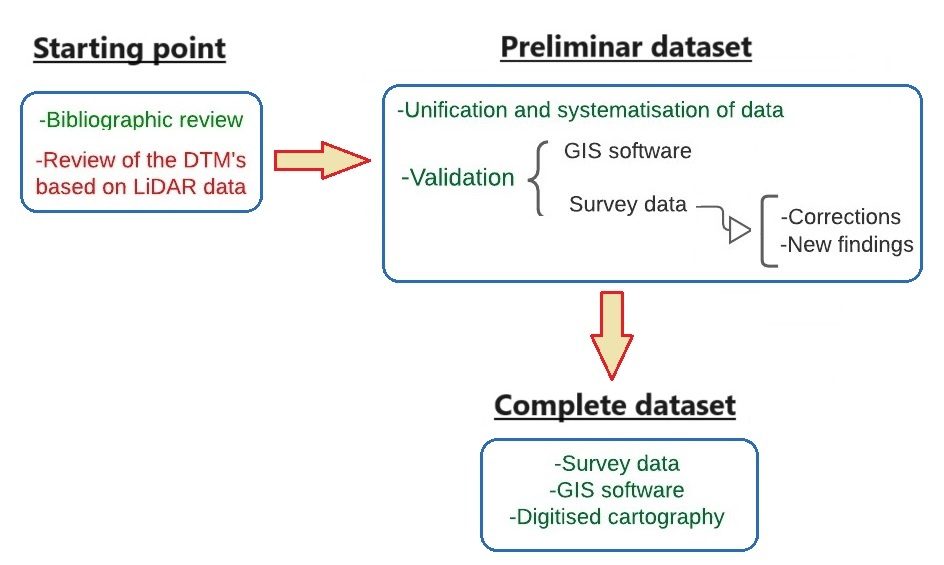
#> input picture data/gorafe/Dataset_description/Conceptual model.jpg, 944 x 565 px
$ python window_entropy.py '../../data/gorafe/Dataset_description/Conceptual model.jpg'
#> lines starting #> are read from the running program, lines starting #| are printed output that depends on the picture
"""Sliding-window Shannon entropy — ported from covid19-genomic-dsp.

Works on bitstrings or grayscale image rows. Useful for spotting
low-entropy 'message' bands vs high-entropy filler.

CLI:
  python tools/signal/window_entropy.py --bits 0101... --window 32 --step 8
  python tools/signal/window_entropy.py data/images/foo.png --axis rows
"""

from __future__ import annotations

import argparse
import json
import math
from pathlib import Path

import numpy as np
from PIL import Image


def shannon(seq) -> float:
    """Shannon entropy of a sequence of hashable symbols (bits or bytes)."""
    if len(seq) == 0:
        return 0.0
    # numpy path for 0/1
    if isinstance(seq, np.ndarray):
        vals, counts = np.unique(seq, return_counts=True)
        p = counts / counts.sum()
        return float(-(p * np.log2(p + 1e-15)).sum())
    counts: dict = {}
    for s in seq:
        counts[s] = counts.get(s, 0) + 1
    n = len(seq)
    h = 0.0
    for c in counts.values():
        p = c / n
        h -= p * math.log2(p)
    return h


def window_entropy_bits(bits: str, window: int = 32, step: int = 8) -> dict:
    if window < 2:
        raise ValueError("window must be >= 2")
    profiles = []
    for i in range(0, max(0, len(bits) - window + 1), step):
        chunk = bits[i : i + window]
        profiles.append({"offset": i, "entropy": round(shannon(chunk), 4)})
    ents = [p["entropy"] for p in profiles]
    return {
        "kind": "bits",
        "n_bits": len(bits),
        "window": window,
        "step": step,
        "n_windows": len(profiles),
        "entropy_mean": round(float(np.mean(ents)), 4) if ents else None,
        "entropy_min": round(float(np.min(ents)), 4) if ents else None,
        "entropy_max": round(float(np.max(ents)), 4) if ents else None,
        "low_entropy_windows": [p for p in profiles if p["entropy"] < 0.7][:20],
        "profile_sample": profiles[:: max(1, len(profiles) // 40)][:40],
    }


def window_entropy_image(path: Path, axis: str = "rows", window: int = 16, step: int = 4) -> dict:
#> called with axis = 'rows', window = 32, step = 8
    gray = np.asarray(Image.open(path).convert("L"), dtype=np.uint8)
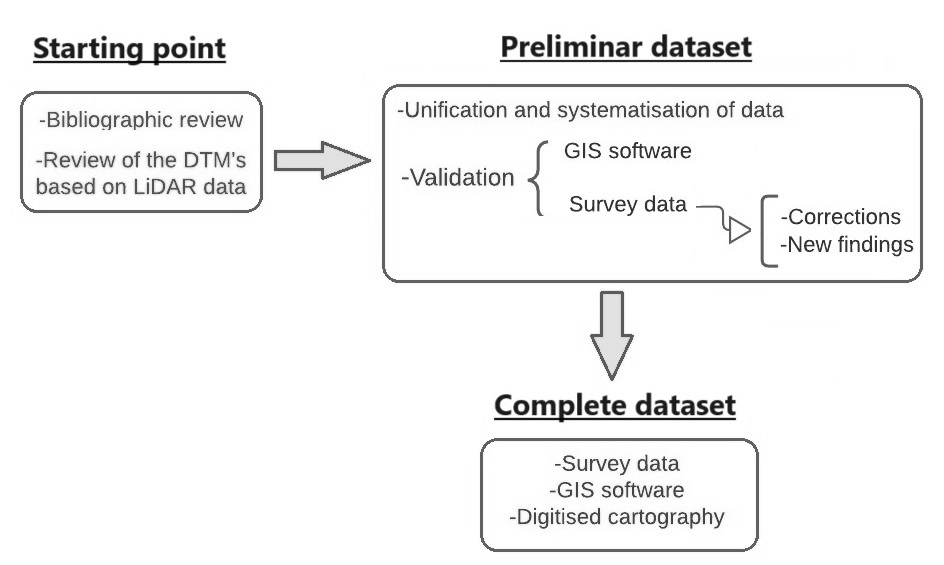
#> gray: shape (565, 944); min 0, max 255, mean 244.1
    h, w = gray.shape
#> h = 565; w = 944
    profiles = []
    if axis == "rows":
        for y in range(0, max(0, h - window + 1), step):
            band = gray[y : y + window, :]
            profiles.append({"offset": y, "entropy": round(shannon(band.ravel()), 4)})
#> this loop made 67 passes
#> vals in shannon on pass 1: [253, 254, 255]
#> pass 2, in window_entropy_image, `band = gray[y : y + window, :]`:
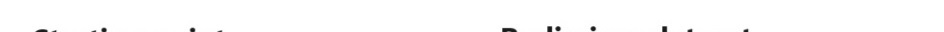
#> band: shape (32, 944); min 23, max 255, mean 253.1
#> pass 3, in window_entropy_image, `band = gray[y : y + window, :]`:
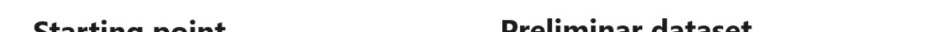
#> band: shape (32, 944); min 18, max 255, mean 240.9
#> after the loop:
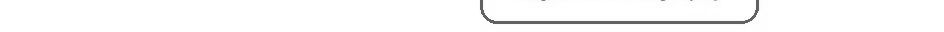
#> band: shape (32, 944); min 90, max 255, mean 249.8
#> after the loop, profiles = 67 items
    else:
        for x in range(0, max(0, w - window + 1), step):
            band = gray[:, x : x + window]
            profiles.append({"offset": x, "entropy": round(shannon(band.ravel()), 4)})
    ents = [p["entropy"] for p in profiles]
#> ents = 67 values, max 4.15 at index 12, min 0.0704 at index 0, mean 1.9
    return {
        "kind": "image",
        "path": str(path),
        "axis": axis,
        "size": [w, h],
        "window": window,
        "step": step,
        "entropy_mean": round(float(np.mean(ents)), 4) if ents else None,
        "entropy_min": round(float(np.min(ents)), 4) if ents else None,
        "entropy_max": round(float(np.max(ents)), 4) if ents else None,
        "low_entropy_bands": sorted(profiles, key=lambda p: p["entropy"])[:10],
        "profile_sample": profiles[:: max(1, len(profiles) // 40)][:40],
        "note": "Low-entropy bands can be flat sky, captions, OR structured message panels.",
    }


def main() -> None:
    ap = argparse.ArgumentParser()
    ap.add_argument("image", nargs="?", default=None)
    ap.add_argument("--bits", type=str, default=None)
    ap.add_argument("--window", type=int, default=32)
    ap.add_argument("--step", type=int, default=8)
    ap.add_argument("--axis", choices=["rows", "cols"], default="rows")
    ap.add_argument("--out", type=Path, default=None)
    args = ap.parse_args()

    if args.bits:
        result = window_entropy_bits(args.bits.replace(" ", ""), args.window, args.step)
    elif args.image:
        result = window_entropy_image(
            Path(args.image), axis=args.axis, window=args.window, step=args.step
        )
#> result = 12 items
    else:
        raise SystemExit("provide an image path or --bits")

    text = json.dumps(result, indent=2)
    print(text)
#> (printed output is left out)
    if args.out:
        args.out.parent.mkdir(parents=True, exist_ok=True)
        args.out.write_text(text)


if __name__ == "__main__":
    main()
